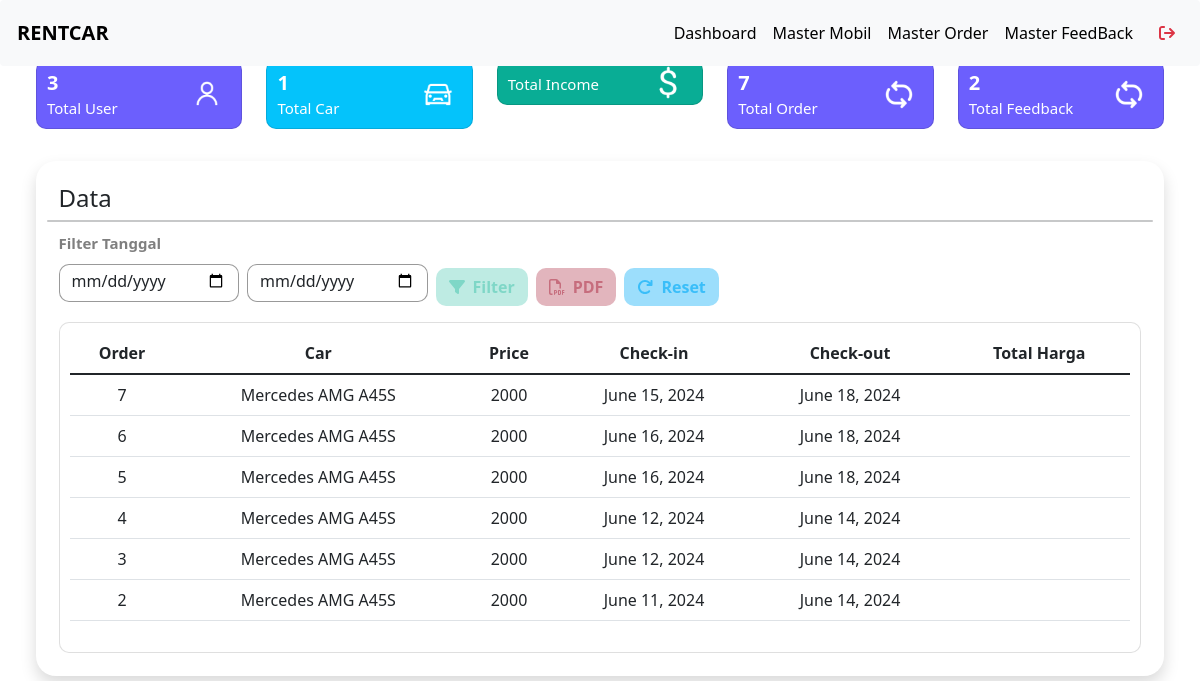
The app's page /dashboard/ (signed in), older data.
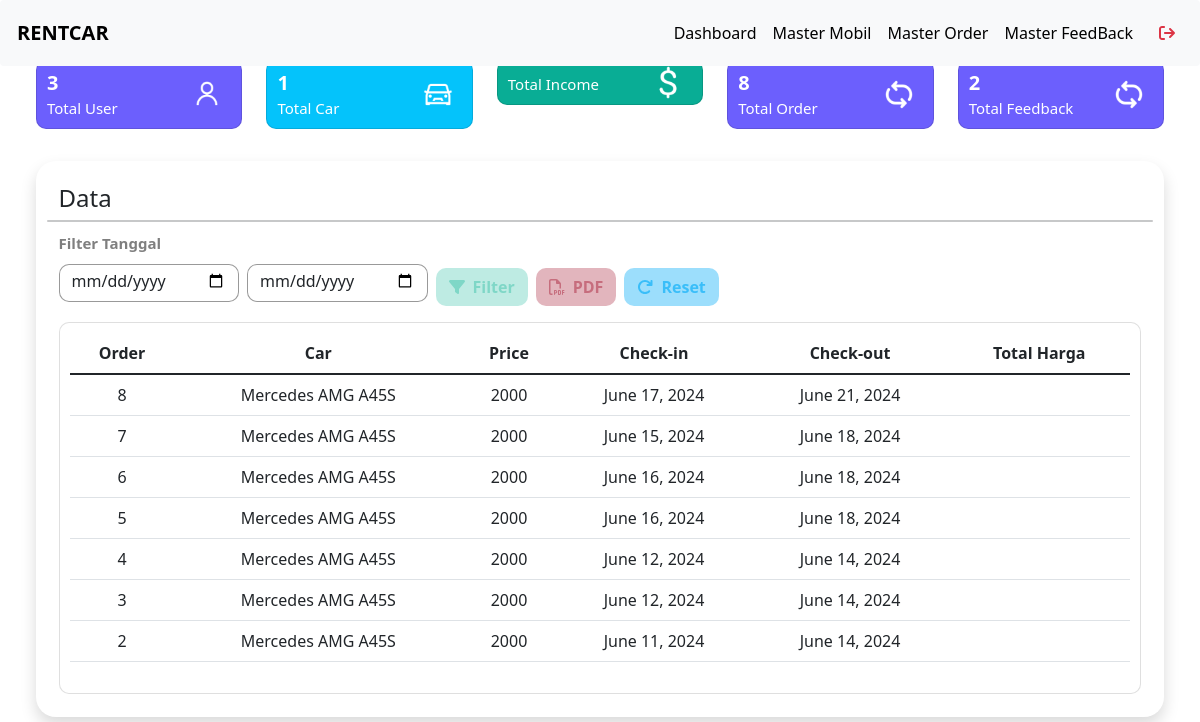
The same page, newer data.
### pesanan/models.py (models this page shows, shortened)
class Order(models.Model):
    id_user = models.ForeignKey(User, on_delete=models.CASCADE)
    start_date = models.DateField()
    end_date = models.DateField()
    grand_total = models.BigIntegerField()
    STATUS_CHOICES = (
        ("Belum Terkonfirmasi", "Belum Terkonfirmasi"),
        ("Terkonfirmasi", "Terkonfirmasi"),
        ("Dikirim", "Dikirim"),
    )
    status = models.CharField(max_length=20, choices=STATUS_CHOICES)
    payment_receipt_image_path = models.ImageField(upload_to="images/")
    photo_kk = models.ImageField(upload_to="images/")
    photo_ktp = models.ImageField(upload_to="images/")
    telephone = models.IntegerField()
    address = models.TextField()
    created_at = models.DateField(auto_now_add=True)
    updated_at = models.DateTimeField(auto_now=True)
    fine = models.BigIntegerField(default=0)

class OrderItem(models.Model):
    id_order = models.ForeignKey(Order, on_delete=models.CASCADE)
    id_mobils = models.ForeignKey(Mobils, on_delete=models.CASCADE)
    quantity = models.IntegerField()
    created_at = models.DateField(auto_now_add=True)
    updated_at = models.DateTimeField(auto_now=True)

### mobil/models.py (models this page shows, shortened)
class Mobils(models.Model):
    TRANSMISSION = [
        ('Manual', 'Manual'),
        ('Automatic', 'Automatic'),
    ]
    TYPE_CAR = [
        ('Convertible','Convertible'),
        ('Coupe','Coupe'),
        ('Sedan','Sedan'),
        ('Hatchback','Hatchback'),
        ('SUV','SUV'),
        ('MPV','MPV'),
    ]
    name = models.CharField(max_length=100)
    stock = models.PositiveIntegerField()
    image1 = models.ImageField(upload_to="images/")
    image2 = models.ImageField(upload_to="images/")
    image3 = models.ImageField(upload_to="images/")
    pricePerDay = models.IntegerField()
    transmission = models.CharField(max_length=10, choices=TRANSMISSION)
    typeCar = models.CharField(max_length=20, choices=TYPE_CAR)
    description = models.CharField(max_length=150)
    seat = models.CharField(max_length=10)
    created_at = models.DateTimeField(auto_now_add=True)
    updated_at = models.DateTimeField(auto_now=True)

### RentalMobil/views.py (the view, shortened to what this page needs)
# urls.py: path('dashboard/', views.dashboard, name="dashboard"),
@login_required
def dashboard(request):
    if not request.user.is_superuser:
        return redirect("user:loginAdmin")
    order_items = Order.objects.all().prefetch_related('orderitem_set__id_mobils').order_by('-updated_at')
    start_date = request.GET.get('start_date')
    end_date = request.GET.get('end_date')
    mobils_count = Mobils.objects.count()
    order_count = Order.objects.count()
    return_order_count = TestimonialRating.objects.count()
    user_count = User.objects.filter(is_superuser=False).count()
    grand_total_count = Order.objects.aggregate(total=Sum('grand_total'))['total'] or 0
    grand_fine_count = Order.objects.aggregate(total=Sum('fine'))['total'] or 0
    income_count = grand_total_count + grand_fine_count
    income_counts = currency(income_count)
    for order in order_items:
        order.grand_total = currency(order.grand_total)
    context = {
        'order_items': order_items,
        'mobils_count': mobils_count,
        'order_count': order_count,
        'user_count': user_count,
        'return_order_count': return_order_count,
        'income_count': income_counts,
        'start_date': start_date,
        'end_date': end_date,
    }
    return render(request, 'admin/dashboard.html', context)

### utils/currency.py (called while the page is built)
def currency(amount):
    try:
        amount = Decimal(amount)
        return format_currency(amount, 'IDR', locale='id_ID')
    except (InvalidOperation, TypeError, ValueError):
        return "Invalid amount"

### templates/admin/dashboard.html (shortened to what the changed rows need)
{% extends '../base.html' %}
{% load static %}
{% block headers %}
<link href="{% static 'css/admin/dashboard.css' %}" rel="stylesheet" type="text/css">
{% endblock headers %}
{% block contents %}
<div class="wrapper" style="margin-top:5%">
    <div class="row my-4">
        <div class="col mb-2">
            <div class="card" style="background: #6C5FFD; color: white;" width="19rem">
                <div class="d-flex align-items-center">
                    <div class="card-body col-8">
                        <h5 class="card-title">{{ order_count }}</h5>
                        <p class="card-text">Total Order</p>
                    </div>
                </div>
            </div>
        </div>
    </div>
    <div class="tabel shadow">
        <div class="row">
            <div class="col-12 col-xl-12 mb-4 mb-lg-0">
                <div class="card">
                    <div class="card-body">
                        <div class="table-responsive">
                            <table class="table">
                                <thead>
                                    <tr>
                                        <th class="text-center">Order</th>
                                        <th class="text-center">Car</th>
                                        <th class="text-center">Price</th>
                                        <th class="text-center">Check-in</th>
                                        <th class="text-center">Check-out</th>
                                        <th class="text-center">Total Harga</th>
                                    </tr>
                                </thead>
                                <tbody>
                                    {% if order_items %}
                                    {% for order in order_items %}
                                        {% for item in order.orderitem_set.all %}
                                        <tr>
                                            <td class="text-center">{{ order.id }}</td>
                                            <td class="text-center">{{ item.id_mobils.name }}</td>
                                            <td class="text-center">{{ item.id_mobils.pricePerDay }}</td>
                                            <td class="text-center">{{ order.start_date }}</td>
                                            <td class="text-center">{{ order.end_date }}</td>
                                            <td class="text-center">{{ order.grand_total }}</td>
                                        </tr>
                                        {% endfor %}
                                    {% endfor %}
                                    {% else %}
                                    <tr>
                                        <td class="text-center" colspan="6">Tidak ditemukan</td>
                                    </tr>
                                    {% endif %}
                                </tbody>
                            </table>
                        </div>
                    </div>
                </div>
            </div>
        </div>
    </div>
</div>
{% endblock contents %}

Row changes from the older to the newer data that the page shows:
added Order: id "8", start_date "June 17, 2024", end_date "June 21, 2024"
added OrderItem: id_mobils.name "Mercedes AMG A45S", id_mobils.pricePerDay "2000"
Text that changed along with them:
{{ order_count }}: "7" → "8"
